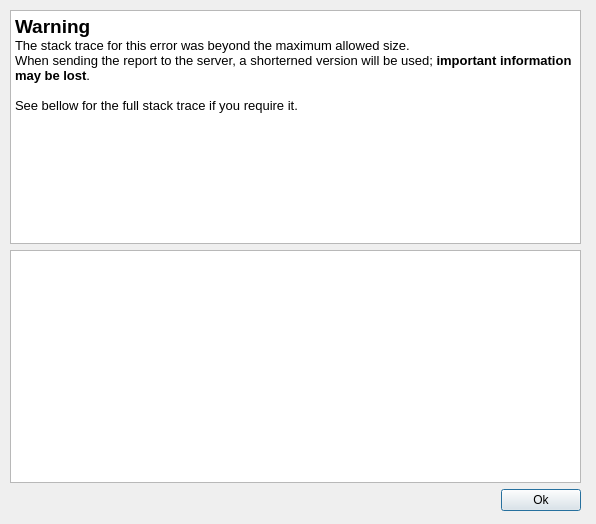
<?xml version="1.0" encoding="UTF-8"?>
<ui version="4.0">
 <class>stacktraceWarning</class>
 <widget class="QDialog" name="stacktraceWarning">
  <property name="geometry">
   <rect>
    <x>0</x>
    <y>0</y>
    <width>596</width>
    <height>524</height>
   </rect>
  </property>
  <property name="sizePolicy">
   <sizepolicy hsizetype="Expanding" vsizetype="Expanding">
    <horstretch>0</horstretch>
    <verstretch>0</verstretch>
   </sizepolicy>
  </property>
  <property name="windowTitle">
   <string>Warning</string>
  </property>
  <widget class="QWidget" name="verticalLayoutWidget">
   <property name="geometry">
    <rect>
     <x>10</x>
     <y>10</y>
     <width>571</width>
     <height>501</height>
    </rect>
   </property>
   <layout class="QVBoxLayout" name="verticalLayout_2">
    <item>
     <widget class="QTextBrowser" name="warningText">
      <property name="html">
       <string>&lt;!DOCTYPE HTML PUBLIC &quot;-//W3C//DTD HTML 4.0//EN&quot; &quot;http://www.w3.org/TR/REC-html40/strict.dtd&quot;&gt;
&lt;html&gt;&lt;head&gt;&lt;meta name=&quot;qrichtext&quot; content=&quot;1&quot; /&gt;&lt;style type=&quot;text/css&quot;&gt;
p, li { white-space: pre-wrap; }
&lt;/style&gt;&lt;/head&gt;&lt;body style=&quot; font-family:'MS Shell Dlg 2'; font-size:8.25pt; font-weight:400; font-style:normal;&quot;&gt;
&lt;p style=&quot; margin-top:0px; margin-bottom:0px; margin-left:0px; margin-right:0px; -qt-block-indent:0; text-indent:0px;&quot;&gt;&lt;span style=&quot; font-size:14pt; font-weight:600;&quot;&gt;Warning&lt;/span&gt;&lt;/p&gt;
&lt;p style=&quot; margin-top:0px; margin-bottom:0px; margin-left:0px; margin-right:0px; -qt-block-indent:0; text-indent:0px;&quot;&gt;&lt;span style=&quot; font-size:10pt;&quot;&gt;The stack trace for this error was beyond the maximum allowed size.&lt;/span&gt;&lt;/p&gt;
&lt;p style=&quot; margin-top:0px; margin-bottom:0px; margin-left:0px; margin-right:0px; -qt-block-indent:0; text-indent:0px;&quot;&gt;&lt;span style=&quot; font-size:10pt;&quot;&gt;When sending the report to the server, a shorterned version will be used; &lt;/span&gt;&lt;span style=&quot; font-size:10pt; font-weight:600;&quot;&gt;important information may be lost&lt;/span&gt;&lt;span style=&quot; font-size:10pt;&quot;&gt;.&lt;/span&gt;&lt;/p&gt;
&lt;p style=&quot;-qt-paragraph-type:empty; margin-top:0px; margin-bottom:0px; margin-left:0px; margin-right:0px; -qt-block-indent:0; text-indent:0px; font-size:10pt;&quot;&gt;&lt;br /&gt;&lt;/p&gt;
&lt;p style=&quot; margin-top:0px; margin-bottom:0px; margin-left:0px; margin-right:0px; -qt-block-indent:0; text-indent:0px;&quot;&gt;&lt;span style=&quot; font-size:10pt;&quot;&gt;See bellow for the full stack trace if you require it.&lt;/span&gt;&lt;/p&gt;&lt;/body&gt;&lt;/html&gt;</string>
      </property>
     </widget>
    </item>
    <item>
     <widget class="QTextEdit" name="stacktraceText">
      <property name="readOnly">
       <bool>true</bool>
      </property>
     </widget>
    </item>
    <item>
     <layout class="QHBoxLayout" name="horizontalLayout">
      <item>
       <spacer name="horizontalSpacer">
        <property name="orientation">
         <enum>Qt::Horizontal</enum>
        </property>
        <property name="sizeHint" stdset="0">
         <size>
          <width>40</width>
          <height>20</height>
         </size>
        </property>
       </spacer>
      </item>
      <item>
       <widget class="QPushButton" name="pushButtonOk">
        <property name="text">
         <string>Ok</string>
        </property>
       </widget>
      </item>
     </layout>
    </item>
   </layout>
  </widget>
 </widget>
 <resources/>
 <connections/>
</ui>
